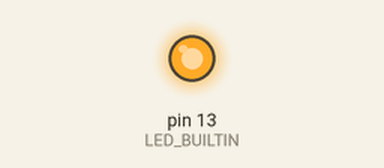
Simulated run of this sketch. Board: Arduino Uno, built with avr-gcc and run on an emulated ATmega328P. Shown: output pins drawn as LEDs (lit = HIGH).

Above: at 0.2 s.
At 19.5 s:
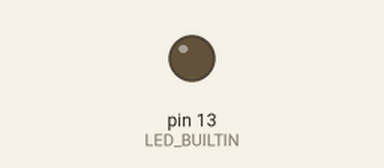
Timing chart, 0 to 28.6 s (numbered marks = the images above):
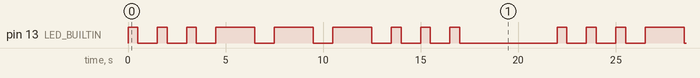

The sketch:

BlinkSOS.ino
```cpp
/*
  V 1.0.0001

  Lachlan McInnes

  First run of SOS code

  S can be viewed in morse code as three short blinks
  O can be viewed in morse code as three long blinks
*/


// the setup function runs once when you press reset or power the board
void setup() {
  // initialize digital pin LED_BUILTIN as an output.
  pinMode(LED_BUILTIN, OUTPUT);
}

// the loop function runs over and over again forever
void loop() {
  /* First S */
  digitalWrite(LED_BUILTIN, HIGH);   // turn the LED on (HIGH is the voltage level)
  delay(500);                       // wait for half a second
  digitalWrite(LED_BUILTIN, LOW);    // turn the LED off by making the voltage LOW
  delay(1000);                       // wait for a second
  digitalWrite(LED_BUILTIN, HIGH);   // turn the LED on (HIGH is the voltage level)
  delay(500);                       // wait for half a second
  digitalWrite(LED_BUILTIN, LOW);    // turn the LED off by making the voltage LOW
  delay(1000);                       // wait for a second
  digitalWrite(LED_BUILTIN, HIGH);   // turn the LED on (HIGH is the voltage level)
  delay(500);                       // wait for half a second
  digitalWrite(LED_BUILTIN, LOW);    // turn the LED off by making the voltage LOW
  delay(1000);                       // wait for a second

  /* First O */
  digitalWrite(LED_BUILTIN, HIGH);   // turn the LED on (HIGH is the voltage level)
  delay(2000);                       // wait for two seconds
  digitalWrite(LED_BUILTIN, LOW);    // turn the LED off by making the voltage LOW
  delay(1000);                       // wait for a second
  digitalWrite(LED_BUILTIN, HIGH);   // turn the LED on (HIGH is the voltage level)
  delay(2000);                       // wait for two seconds
  digitalWrite(LED_BUILTIN, LOW);    // turn the LED off by making the voltage LOW
  delay(1000);                       // wait for a second
  digitalWrite(LED_BUILTIN, HIGH);   // turn the LED on (HIGH is the voltage level)
  delay(2000);                       // wait for two seconds
  digitalWrite(LED_BUILTIN, LOW);    // turn the LED off by making the voltage LOW
  delay(1000);                       // wait for a second

  /* Second S */
  digitalWrite(LED_BUILTIN, HIGH);   // turn the LED on (HIGH is the voltage level)
  delay(500);                       // wait for half a second
  digitalWrite(LED_BUILTIN, LOW);    // turn the LED off by making the voltage LOW
  delay(1000);                       // wait for a second
  digitalWrite(LED_BUILTIN, HIGH);   // turn the LED on (HIGH is the voltage level)
  delay(500);                       // wait for half a second
  digitalWrite(LED_BUILTIN, LOW);    // turn the LED off by making the voltage LOW
  delay(1000);                       // wait for a second
  digitalWrite(LED_BUILTIN, HIGH);   // turn the LED on (HIGH is the voltage level)
  delay(500);                       // wait for half a second
  digitalWrite(LED_BUILTIN, LOW);    // turn the LED off by making the voltage LOW


  /* Add delay to confirm SOS loop for five seconds */
  delay(5000);                       // wait for five seconds

  /* Make the old Scout proud */
}
```

Measured:
- by itself, pin 13 (LED_BUILTIN): repeats every 22.0 s: 2 × (LOW 1.0 s, HIGH 0.50 s), 3 × (LOW 1.0 s, HIGH 2.0 s), 3 × (LOW 1.0 s, HIGH 0.50 s), LOW 5.0 s, HIGH 0.50 s
- by itself, everything shown: repeats every 22.0 s, in 18 steps
